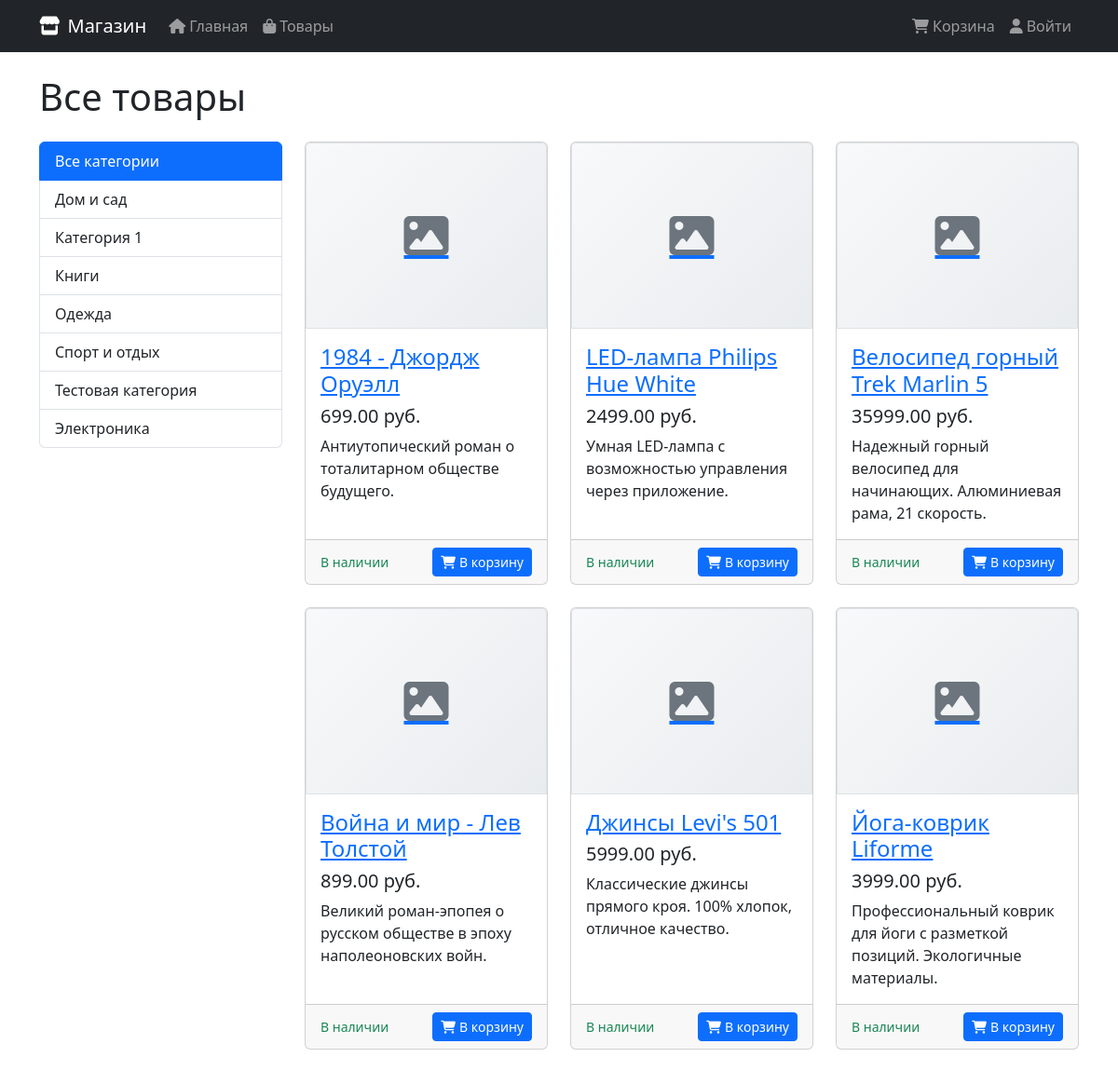
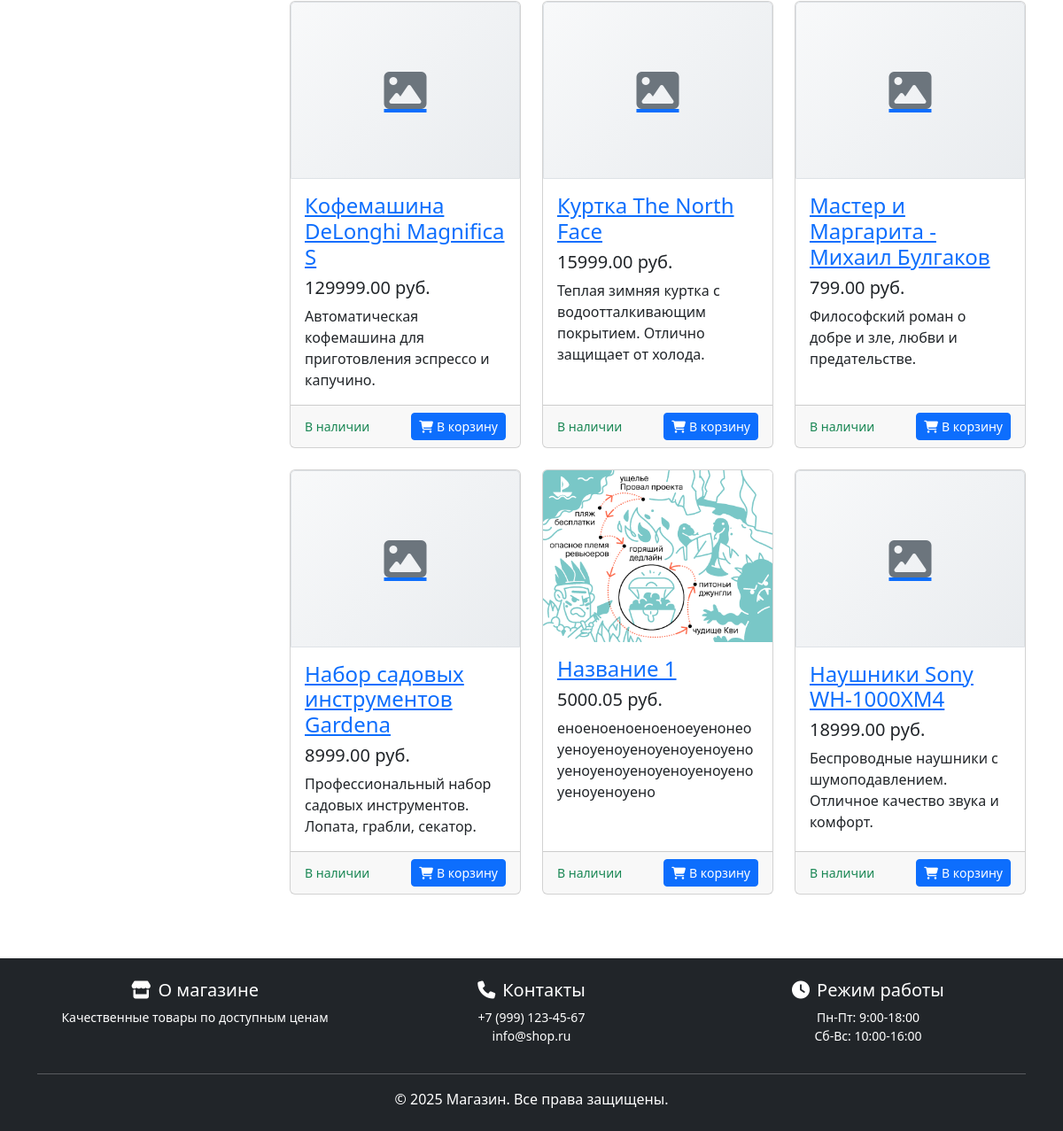
Screenshot of /products/ with the database file from the repository (2 pictures, top to bottom).
### main/models.py (models this page shows, shortened)
class Category(models.Model):
    name = models.CharField(
        max_length=120, db_index=True, verbose_name='Название'
    )
    slug = models.SlugField(max_length=120, unique=True)
    class Meta:
        ordering = ('name',)
        verbose_name = 'Категория'
        verbose_name_plural = 'Категории'
        indexes = [
            models.Index(fields=['slug']),
            models.Index(fields=['name']),
        ]
    def get_absolute_url(self):
        return reverse('main:product_list_by_category', args=[self.slug])

class Product(models.Model):
    name = models.CharField(
        max_length=120, verbose_name='Название', db_index=True
    )
    slug = models.SlugField(max_length=120, unique=True)
    image = models.ImageField(upload_to='products/%Y/%m/%d', blank=True)
    description = models.TextField(blank=True, verbose_name='Описание')
    price = models.DecimalField(max_digits=10, decimal_places=2)
    available = models.BooleanField(default=True)
    created = models.DateTimeField(auto_now_add=True)
    updated = models.DateTimeField(auto_now=True)
    category = models.ForeignKey(
        Category, related_name='products', on_delete=models.CASCADE
    )
    class Meta:
        ordering = ('name',)
        verbose_name = 'Товар'
        verbose_name_plural = 'Товары'
        indexes = [
            models.Index(fields=['available']),
            models.Index(fields=['price']),
            models.Index(fields=['created']),
            models.Index(fields=['category', 'available']),
        ]
    def get_absolute_url(self):
        return reverse('main:product_detail', args=[self.id, self.slug])

### main/views.py (the view)
# urls.py: path('products/', views.ProductList.as_view(), name='product_list'),  # Список всех товаров
class ProductList(ListView):
    model = Product
    context_object_name = 'products'
    template_name = 'main/product_list.html'
    paginate_by = 12  # Добавляем пагинацию
    category = None
    def get_queryset(self):
        category_slug = self.kwargs.get('category_slug')
        if category_slug:
            self.category = get_object_or_404(Category, slug=category_slug)
            queryset = Product.objects.select_related('category').filter(
                category=self.category, available=True
            )
        else:
            queryset = Product.objects.select_related('category').filter(
                available=True
            )
        search_query = self.request.GET.get('search', '')
        if search_query:
            queryset = queryset.filter(
                Q(name__icontains=search_query)
                | Q(description__icontains=search_query)
            )
        sort_by = self.request.GET.get('sort', 'name')
        if sort_by == 'price':
            queryset = queryset.order_by('price')
        elif sort_by == 'price_desc':
            queryset = queryset.order_by('-price')
        elif sort_by == 'newest':
            queryset = queryset.order_by('-created')
        else:
            queryset = queryset.order_by('name')
        return queryset
    def get_context_data(self, **kwargs):
        context = super().get_context_data(**kwargs)
        categories = cache.get('categories_all')
        if categories is None:
            categories = Category.objects.all()
            cache.set('categories_all', categories, 3600)
        context['categories'] = categories
        context['category'] = self.category
        context['search_query'] = self.request.GET.get('search', '')
        context['sort_by'] = self.request.GET.get('sort', 'name')
        return context

### templates/main/product_list.html (shortened to what this page needs)
{% extends "base.html" %}
{% block content %}
  <div class="container">
    <h1 class="my-4">
      {% if category %}
        {{ category.name }}
      {% else %}
        Все товары
      {% endif %}
    </h1>
    <div class="row">
      <div class="col-md-3">
        <div class="list-group">
          <a href="{% url 'main:product_list' %}"
             class="list-group-item list-group-item-action {% if not category %}active{% endif %}">Все категории</a>
          {% for cat in categories %}
            <a href="{{ cat.get_absolute_url }}"
               class="list-group-item list-group-item-action {% if cat == category %}active{% endif %}">
              {{ cat.name }}
            </a>
          {% endfor %}
        </div>
      </div>
      <div class="col-md-9">
        <div class="row">
          {% for product in products %}
            <div class="col-lg-4 col-md-6 mb-4">
              <div class="card h-100">
                <a href="{{ product.get_absolute_url }}">
                  {% if product.image %}
                    <img class="card-img-top"
                         src="{{ product.image.url }}"
                         alt="{{ product.name }}" />
                  {% else %}
                    <div class="card-img-top image-placeholder">
                      <i class="fas fa-image"></i>
                    </div>
                  {% endif %}
                </a>
                <div class="card-body">
                  <h4 class="card-title">
                    <a href="{{ product.get_absolute_url }}">{{ product.name }}</a>
                  </h4>
                  <h5>{{ product.price }} руб.</h5>
                  <p class="card-text">{{ product.description|truncatewords:15 }}</p>
                </div>
                <div class="card-footer">
                  {% if product.available %}
                    <div class="d-flex justify-content-between align-items-center">
                      <small class="text-success">В наличии</small>
                      <button class="btn btn-primary btn-sm" onclick="addToCart({{ product.id }})">
                        <i class="fas fa-shopping-cart me-1"></i>В корзину
                      </button>
                    </div>
                  {% else %}
                    <small class="text-danger">Нет в наличии</small>
                  {% endif %}
                </div>
              </div>
            </div>
          {% empty %}
            <div class="col-12">
              <p>Товары не найдены.</p>
            </div>
          {% endfor %}
        </div>
      </div>
    </div>
  </div>
{% endblock %}

### templates/base.html (shortened to what this page needs)
<!DOCTYPE html>
<html lang="ru">
  <head>
    <link href="https://cdn.jsdelivr.net/npm/bootstrap@5.3.0/dist/css/bootstrap.min.css"
          rel="stylesheet" />
    <link href="https://cdnjs.cloudflare.com/ajax/libs/font-awesome/6.4.0/css/all.min.css"
          rel="stylesheet" />
  </head>
  <body>
    <nav class="navbar navbar-expand-lg navbar-dark bg-dark">
      <div class="container">
        <a class="navbar-brand" href="{% url 'main:index' %}">
          <i class="fas fa-store me-2"></i>Магазин
        </a>
        <div class="collapse navbar-collapse" id="navbarNav">
          <ul class="navbar-nav me-auto">
            <li class="nav-item">
              <a class="nav-link" href="{% url 'main:index' %}">
                <i class="fas fa-home me-1"></i>Главная
              </a>
            </li>
            <li class="nav-item">
              <a class="nav-link" href="{% url 'main:product_list' %}">
                <i class="fas fa-shopping-bag me-1"></i>Товары
              </a>
            </li>
          </ul>
          <ul class="navbar-nav">
            <li class="nav-item">
              <a class="nav-link" href="{% url 'main:cart' %}">
                <i class="fas fa-shopping-cart me-1"></i>Корзина
              </a>
            </li>
            <li class="nav-item">
              <a class="nav-link" href="#">
                <i class="fas fa-user me-1"></i>Войти
              </a>
            </li>
          </ul>
        </div>
      </div>
    </nav>
    <main>
      {% block content %}{% endblock %}
    </main>
    <footer class="bg-dark text-white text-center py-4 mt-5">
      <div class="container">
        <div class="row">
          <div class="col-md-4">
            <h5>
              <i class="fas fa-store me-2"></i>О магазине
            </h5>
            <p class="small">Качественные товары по доступным ценам</p>
          </div>
          <div class="col-md-4">
            <h5>
              <i class="fas fa-phone me-2"></i>Контакты
            </h5>
            <p class="small">
              +7 (999) 123-45-67
              <br>
              info@shop.ru
            </p>
          </div>
          <div class="col-md-4">
            <h5>
              <i class="fas fa-clock me-2"></i>Режим работы
            </h5>
            <p class="small">
              Пн-Пт: 9:00-18:00
              <br>
              Сб-Вс: 10:00-16:00
            </p>
          </div>
        </div>
        <hr class="my-3">
        <p class="mb-0">&copy; {% now "Y" %} Магазин. Все права защищены.</p>
      </div>
    </footer>
  </body>
</html>

### templates/base.html (style rules this page uses)
.image-placeholder { background: linear-gradient(135deg, #f8f9fa 0%, #e9ecef 100%); border: 1px solid #dee2e6; color: #6c757d; display: flex; align-items: center; justify-content: center; font-size: 3rem; transition: all 0.3s ease; }
.card-img-top.image-placeholder { height: 200px; width: 100%; object-fit: cover; }

### rows the page displays
Category: name "Дом и сад"
Category: name "Категория 1"
Category: name "Книги"
Category: name "Одежда"
Category: name "Спорт и отдых"
Category: name "Тестовая категория"
Category: name "Электроника"
Product: name "1984 - Джордж Оруэлл", price "699.00", description "Антиутопический роман о тоталитарном обществе будущего."
Product: name "LED-лампа Philips Hue White", price "2499.00", description "Умная LED-лампа с возможностью управления через приложение."
Product: name "Велосипед горный Trek Marlin 5", price "35999.00", description "Надежный горный велосипед для начинающих. Алюминиевая рама, 21 скорость."
Product: name "Война и мир - Лев Толстой", price "899.00", description "Великий роман-эпопея о русском обществе в эпоху наполеоновских войн."
Product: name "Джинсы Levi's 501", price "5999.00", description "Классические джинсы прямого кроя. 100% хлопок, отличное качество."
Product: name "Йога-коврик Liforme", price "3999.00", description "Профессиональный коврик для йоги с разметкой позиций. Экологичные материалы."
Product: name "Кофемашина DeLonghi Magnifica S", price "129999.00", description "Автоматическая кофемашина для приготовления эспрессо и капучино."
Product: name "Куртка The North Face", price "15999.00", description "Теплая зимняя куртка с водоотталкивающим покрытием. Отлично защищает от холода."
Product: name "Мастер и Маргарита - Михаил Булгаков", price "799.00", description "Философский роман о добре и зле, любви и предательстве."
Product: name "Набор садовых инструментов Gardena", price "8999.00", description "Профессиональный набор садовых инструментов. Лопата, грабли, секатор."
Product: image (picture), name "Название 1", price "5000.05", description "еноеноеноеноеноеуенонеоуеноуеноуеноуеноуеноуеноуеноуеноуеноуеноуеноуеноуеноуеноуено"
Product: name "Наушники Sony WH-1000XM4", price "18999.00", description "Беспроводные наушники с шумоподавлением. Отличное качество звука и комфорт."
